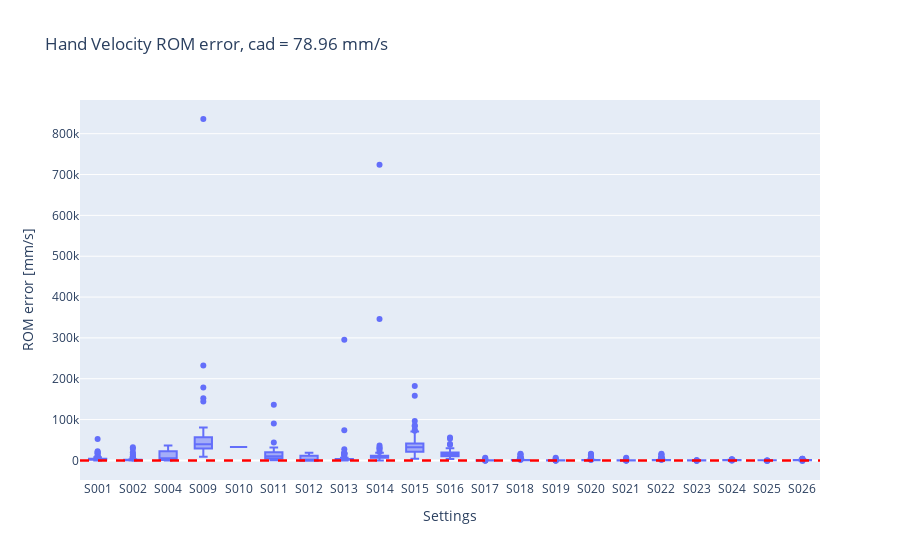
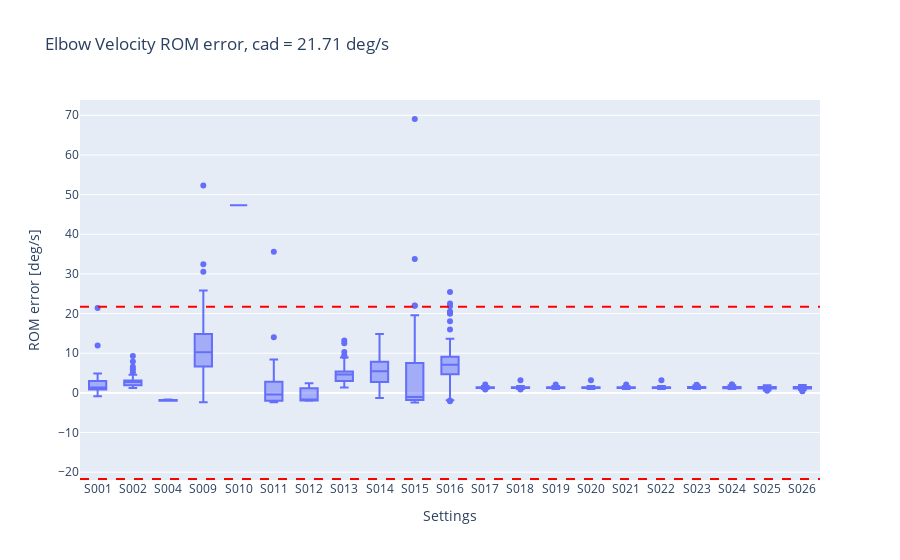
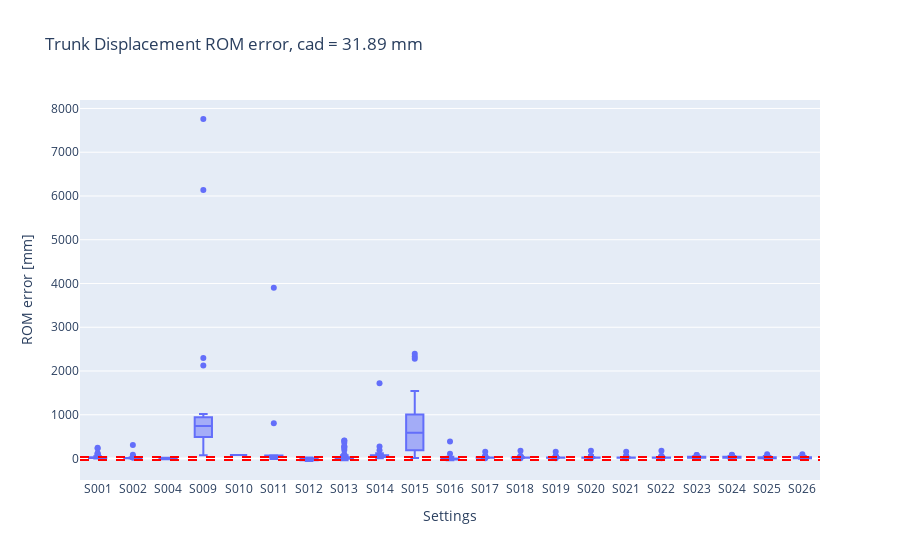
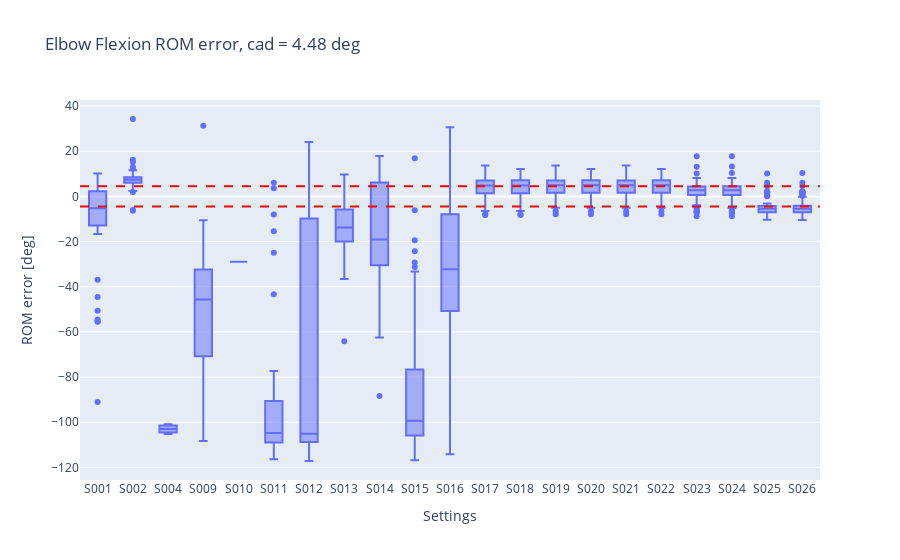

Notebook code for these charts, in order:
### Code cell
os.makedirs(dir_boxplots_rom_error, exist_ok=True)

for measure in metrics:
    unit = get_unit(measure)
    title_name = get_title_measure_name(measure)
    
    cad = get_cad(df_cad, measure)
    cad_minus = -cad
    
    fig = px.box(df_for_plot_corr[df_for_plot_corr['measure'] == measure], x='id_s', y='error', title=f'{title_name} ROM error, cad = {cad} {unit}',
                 template='plotly')
    

    
    fig.add_hline(y=cad, line_dash='dash', line_color='red', name='CAD')
    fig.add_hline(y=-cad, line_dash='dash', line_color='red', name='CAD')
    
    fig.update_layout(title= f'{title_name} ROM error, cad = {cad} {unit}',
                  xaxis_title=f'Settings',
                  yaxis_title=f'ROM error [{unit}]',
                  )
    
    fig.show()
    
    filepath = os.path.join(dir_boxplots_rom_error, f'{measure}_rom_error_boxplot_corr.html')
    fig.write_html(filepath)
    
    filepath = os.path.join(dir_boxplots_rom_error, f'{measure}_rom_error_boxplot_corr.png')
    fig.write_image(filepath)

### Figure 1 — Plotly figure (JSON) as saved in the notebook; plotly's stock layout.template omitted (floating-point values rounded to 4 significant figures; data arrays with more than 128 entries replaced by an {"elided": "..."} marker saying what was removed)
{"data": [{"alignmentgroup": "True", "hovertemplate": "id_s=%{x}<br>error=%{y}<extra></extra>", "legendgroup": "", "marker": {"color": "#636efa"}, "name": "", "notched": false, "offsetgroup": "", "orientation": "v", "showlegend": false, "x": {"elided": "1475 str values"}, "x0": " ", "xaxis": "x", "y": {"elided": "1475 float values"}, "y0": " ", "yaxis": "y", "type": "box"}], "layout": {"xaxis": {"anchor": "y", "domain": [0.0, 1.0], "title": {"text": "Settings"}}, "yaxis": {"anchor": "x", "domain": [0.0, 1.0], "title": {"text": "ROM error [mm/s]"}}, "legend": {"tracegroupgap": 0}, "title": {"text": "Hand Velocity ROM error, cad = 78.96 mm/s"}, "boxmode": "group", "shapes": [{"line": {"color": "red", "dash": "dash"}, "name": "CAD", "type": "line", "x0": 0, "x1": 1, "xref": "x domain", "y0": 78.96, "y1": 78.96, "yref": "y"}, {"line": {"color": "red", "dash": "dash"}, "name": "CAD", "type": "line", "x0": 0, "x1": 1, "xref": "x domain", "y0": -78.96, "y1": -78.96, "yref": "y"}]}}

### Figure 2 — Plotly figure (JSON) as saved in the notebook; plotly's stock layout.template omitted (floating-point values rounded to 4 significant figures; data arrays with more than 128 entries replaced by an {"elided": "..."} marker saying what was removed)
{"data": [{"alignmentgroup": "True", "hovertemplate": "id_s=%{x}<br>error=%{y}<extra></extra>", "legendgroup": "", "marker": {"color": "#636efa"}, "name": "", "notched": false, "offsetgroup": "", "orientation": "v", "showlegend": false, "x": {"elided": "1475 str values"}, "x0": " ", "xaxis": "x", "y": {"elided": "1475 float values"}, "y0": " ", "yaxis": "y", "type": "box"}], "layout": {"xaxis": {"anchor": "y", "domain": [0.0, 1.0], "title": {"text": "Settings"}}, "yaxis": {"anchor": "x", "domain": [0.0, 1.0], "title": {"text": "ROM error [deg/s]"}}, "legend": {"tracegroupgap": 0}, "title": {"text": "Elbow Velocity ROM error, cad = 21.71 deg/s"}, "boxmode": "group", "shapes": [{"line": {"color": "red", "dash": "dash"}, "name": "CAD", "type": "line", "x0": 0, "x1": 1, "xref": "x domain", "y0": 21.71, "y1": 21.71, "yref": "y"}, {"line": {"color": "red", "dash": "dash"}, "name": "CAD", "type": "line", "x0": 0, "x1": 1, "xref": "x domain", "y0": -21.71, "y1": -21.71, "yref": "y"}]}}

### Figure 3 — Plotly figure (JSON) as saved in the notebook; plotly's stock layout.template omitted (floating-point values rounded to 4 significant figures; data arrays with more than 128 entries replaced by an {"elided": "..."} marker saying what was removed)
{"data": [{"alignmentgroup": "True", "hovertemplate": "id_s=%{x}<br>error=%{y}<extra></extra>", "legendgroup": "", "marker": {"color": "#636efa"}, "name": "", "notched": false, "offsetgroup": "", "orientation": "v", "showlegend": false, "x": {"elided": "1475 str values"}, "x0": " ", "xaxis": "x", "y": {"elided": "1475 float values"}, "y0": " ", "yaxis": "y", "type": "box"}], "layout": {"xaxis": {"anchor": "y", "domain": [0.0, 1.0], "title": {"text": "Settings"}}, "yaxis": {"anchor": "x", "domain": [0.0, 1.0], "title": {"text": "ROM error [mm]"}}, "legend": {"tracegroupgap": 0}, "title": {"text": "Trunk Displacement ROM error, cad = 31.89 mm"}, "boxmode": "group", "shapes": [{"line": {"color": "red", "dash": "dash"}, "name": "CAD", "type": "line", "x0": 0, "x1": 1, "xref": "x domain", "y0": 31.89, "y1": 31.89, "yref": "y"}, {"line": {"color": "red", "dash": "dash"}, "name": "CAD", "type": "line", "x0": 0, "x1": 1, "xref": "x domain", "y0": -31.89, "y1": -31.89, "yref": "y"}]}}

### Figure 4 — Plotly figure (JSON) as saved in the notebook; plotly's stock layout.template omitted (floating-point values rounded to 4 significant figures; data arrays with more than 128 entries replaced by an {"elided": "..."} marker saying what was removed)
{"data": [{"alignmentgroup": "True", "hovertemplate": "id_s=%{x}<br>error=%{y}<extra></extra>", "legendgroup": "", "marker": {"color": "#636efa"}, "name": "", "notched": false, "offsetgroup": "", "orientation": "v", "showlegend": false, "x": {"elided": "1475 str values"}, "x0": " ", "xaxis": "x", "y": {"elided": "1475 float values"}, "y0": " ", "yaxis": "y", "type": "box"}], "layout": {"xaxis": {"anchor": "y", "domain": [0.0, 1.0], "title": {"text": "Settings"}}, "yaxis": {"anchor": "x", "domain": [0.0, 1.0], "title": {"text": "ROM error [deg]"}}, "legend": {"tracegroupgap": 0}, "title": {"text": "Elbow Flexion ROM error, cad = 4.48 deg"}, "boxmode": "group", "shapes": [{"line": {"color": "red", "dash": "dash"}, "name": "CAD", "type": "line", "x0": 0, "x1": 1, "xref": "x domain", "y0": 4.48, "y1": 4.48, "yref": "y"}, {"line": {"color": "red", "dash": "dash"}, "name": "CAD", "type": "line", "x0": 0, "x1": 1, "xref": "x domain", "y0": -4.48, "y1": -4.48, "yref": "y"}]}}
